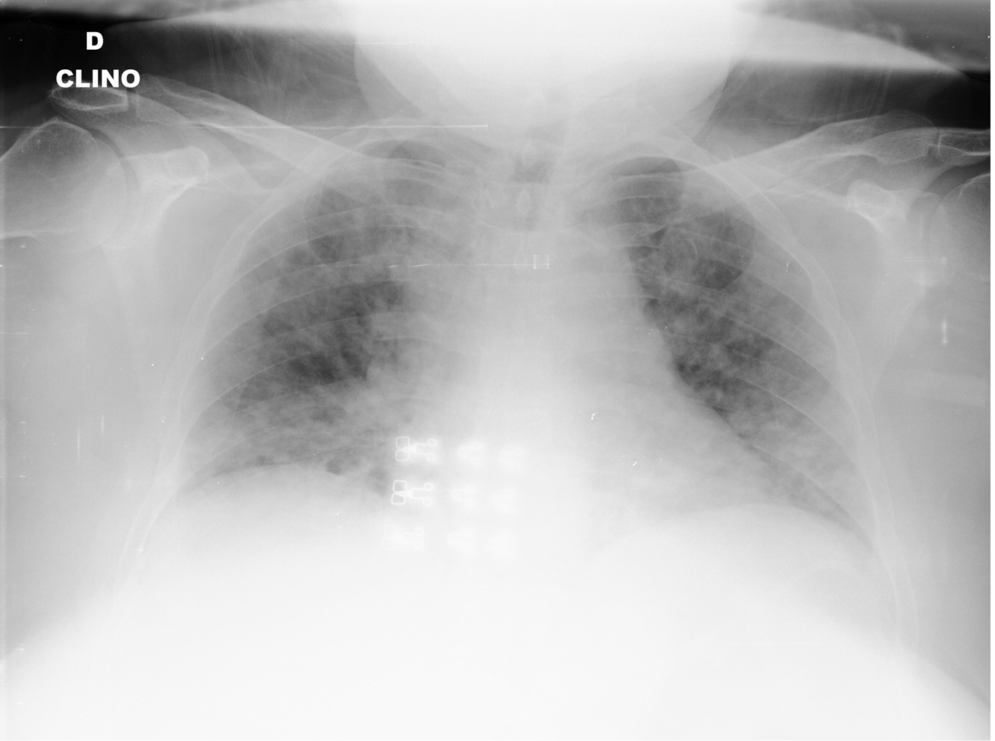
#> input picture dataset_3_classes/train/covid/01E392EE-69F9-4E33-BFCE-E5C968654078.jpeg, 1989 x 1482 px, found by its file name (shown at 1/2 size); its folder holds only this picture in this run
$ jupyter execute --allow-errors COVID.ipynb   (shell and % lines are left out)
#> lines starting #> are read from the running program, lines starting #| are printed output that depends on the picture; after the words box and inside, x2 and y2 are one past the last pixel; in counts of white or black regions, pixels touching at a corner belong together
### Importação das bibliotecas

[cell 1]
import os
import cv2
import matplotlib.pyplot as plt
import numpy as np

### Importação das imagens do diretório

[cell 2]
import imageio.v2 as imageio

[cell 3]
subdirectory_path_covid = r'C:\Users\054181631\Desktop\Pessoal\Pós\Tomografia\dataset_3_classes\train\covid'

criação de uma variável que recebe o caminho da pasta com os arquivos

[cell 4]
import_covid = []
for filename in os.listdir(subdirectory_path_covid): #pegando o arquivo dentro da variável de caminho que informamos antes
    img_path = os.path.join(subdirectory_path_covid, filename) #criando o caminho para cada arquivo dentro da pasta
    img = plt.imread(img_path) #leitura do caminho das imagens, trazendo ela
#> img is the input picture: shape (1482, 1989, 3); min 0, max 255, mean 186.8
    img = cv2.cvtColor(img, cv2.COLOR_RGBA2RGB) #algumas imagens não estão no formato de 3 dimensões de cor, foi necessário realizar a alteração de cores para eliminar a última camada
    if img is not None:
        import_covid.append(img) #adicionando a imagem para uma lista

colocamos as imagens em uma lista, contudo o método escolhido foi plt.imread ao invés de cv2.imread, pois cv2.imread tem limitação de caracteres

[cell 5]
len(import_covid) #número de imagens dentro da lista criada
#> Out = 1

[cell 6]
subdirectory_path_covid_test = r'C:\Users\054181631\Desktop\Pessoal\Pós\Tomografia\dataset_3_classes\test\covid'

[cell 7]
for filename in os.listdir(subdirectory_path_covid_test):
    img_path = os.path.join(subdirectory_path_covid_test, filename)
    img = plt.imread(img_path)
    img = cv2.cvtColor(img, cv2.COLOR_RGBA2RGB)
    if img is not None:
        import_covid.append(img) #realizando a mesma operação de antes mas para as imagens da pasta de teste

[cell 8]
print(f"Original Dimensions : {img.shape}")
#| Original Dimensions : (1482, 1989, 3)

[cell 9]
len(import_covid)
#> Out = 2

[cell 10]
img.shape
#> Out = (1482, 1989, 3)

[cell 11]
img.shape
#> Out = (1482, 1989, 3)

#> (a cell that did not finish here is left out)

[cell 13]
imagem_covid=[]
for i in range(len(import_covid)): #realizando resize das figuras para garantir homogeneização dos tamanhos das arrays
    resized = import_covid[i]
    resized = cv2.resize(import_covid[i], (2000, 1500))
    if resized is not None:
        imagem_covid.append(resized)
#> this loop made 2 passes
#> after the loop, imagem_covid = 2 items

[cell 14]
print(f"Original Dimensions : {imagem_covid[0].shape}")
#| Original Dimensions : (1500, 2000, 3)

[cell 15]
subdirectory_path_normal = r"C:\Users\054181631\Desktop\Pessoal\Pós\Tomografia\dataset_3_classes\train\normal"

[cell 16]
import_normal = []
#> (the rest of this cell did not finish here and is left out)

[cell 17]
len(import_normal)

[cell 18]
subdirectory_path_normal_test = r"C:\Users\054181631\Desktop\Pessoal\Pós\Tomografia\dataset_3_classes\test\normal"

#> (a cell that did not finish here is left out)

[cell 20]
len(import_normal)

[cell 21]
import_covid[0].dtype

#> (a cell that did not finish here is left out)

[cell 23]
imagem_normal=[]
for i in range(len(import_normal)):
    resized = import_normal[i]
    resized = cv2.resize(import_normal[i], (2000, 1500))
    if resized is not None:
        imagem_normal.append(resized)
#> after the loop, imagem_normal = []

[cell 24]
len(imagem_covid)
#> Out = 2

[cell 25]
len(imagem_normal)
#> Out = 0

acima optei por juntar as bases de treino e teste e realizar a separação no final quando o modelo for criado

[cell 26]
# [22 lines left out: function compare, not called in this run]

[cell 27]
# [10 lines left out: function show, not called in this run]

acima fórmulas para comparar imagens e observar

### Transformação das imagens em grayscale

[cell 28]
from skimage.color import rgb2gray
from skimage import data
from skimage.filters import threshold_otsu

[cell 29]
grayed_covid = [] #criação de listas para entrar imagens que passaram pelo processo de se tornarem cinzas
gray_covid = [] #outra lista para as imagens que não passaram pelo processo pois já estavam no formato cinza
for i in range(len(imagem_covid)):
    gray_img_covid = imagem_covid[i]
    try:
        gray_img_covid = rgb2gray(imagem_covid[i])
        if gray_img_covid is not None:
            grayed_covid.append(gray_img_covid)
    except:                                                #a fórmula faz com que as imagens passem pelo processo de ficar cinza
        gray_img_covid = gray_covid.append(gray_img_covid) #caso não se encaixem nisso, força a entrar na lista de imagens que já são cinza
#> after the loop, grayed_covid = 2 items

[cell 30]
len(gray_covid) #tamanho da lista de imagens já cinzas

[cell 31]
len(grayed_covid) #tamanho da lista de imagens acinzentadas
#> Out = 2

[cell 32]
gray_covid.extend(grayed_covid) #adicionando uma lista na outra

[cell 33]
len(gray_covid) #tamanho final
#> Out = 2

[cell 34]
grayed_normal = []
gray_normal = []
for i in range(len(imagem_normal)):
    gray_img_normal = imagem_normal[i]
    try:
        gray_img_normal = rgb2gray(imagem_normal[i])
        if gray_img_normal is not None:
            grayed_normal.append(gray_img_normal)
    except:
        gray_img_normal = gray_normal.append(gray_img_normal)
#> this loop made 0 passes
#> after the loop, grayed_normal = []

[cell 35]
len(grayed_normal)
#> Out = 0

[cell 36]
len(gray_normal)

[cell 37]
gray_normal.extend(grayed_normal)

[cell 38]
len(gray_normal)
#> Out = 0

todas as imagens da pasta de imagens nromais já estavam como gray

[cell 39]
print(len(gray_covid))
#| 2
print(len(gray_normal)) #quantidade em cada lista. Há 69 imagens de covid e 79 normais
#| 0

[cell 40]
binary_covid =[] #criação de uma lista com as imagens onde as imagens cinzas são maiores que o threshold otsu (método adequado para tomografias que são tradicionalmente bicolores)

for i in range(len(gray_covid)):
    binary = (gray_covid[i] > threshold_otsu(gray_covid[i])).astype(int)
    if binary is not None:
        binary_covid.append(binary)
#> this loop made 2 passes
#> pass 1, `binary = (gray_covid[i] > threshold_otsu(gray_covid[i])).astype(int)`:
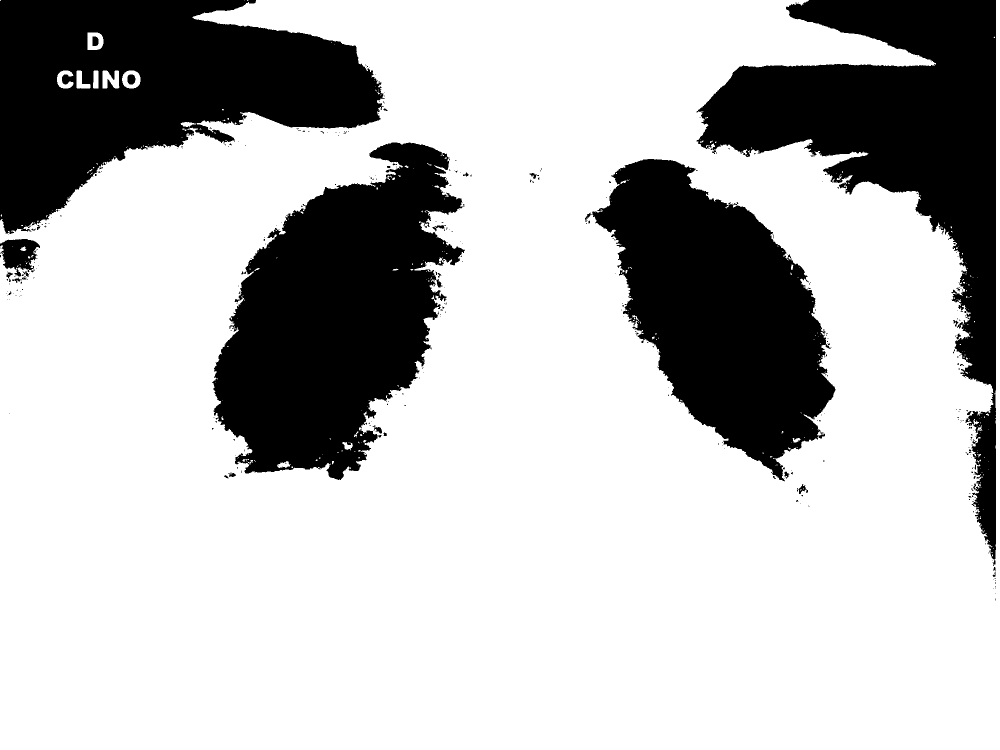
#> binary: shape (1500, 2000) int64 (shown at 1/2 size); values 0 (black) and 1 (white), 73.8% white; 378 black regions (344 under 20 px), largest, box (x1, y1, x2, y2) and area: (0, 0, 769, 468) 203743, (424, 285, 930, 960) 203033, (1393, 0, 1992, 1132) 200887
#> after the loop, binary_covid = 2 items

#> (a cell that did not finish here is left out)

#> (a cell that did not finish here is left out)

#> (a cell that did not finish here is left out)

[cell 44]
binary_normal =[]

for i in range(len(gray_normal)):
    binary = (gray_normal[i] > threshold_otsu(gray_normal[i])).astype(int)
    if binary is not None:
        binary_normal.append(binary)
#> after the loop, binary_normal = []

#> (a cell that did not finish here is left out)

#> (a cell that did not finish here is left out)

#> (a cell that did not finish here is left out)

#> (a cell that did not finish here is left out)

[cell 49]
binary_covid[0].dtype

### Criação de Dataframes

[cell 50]
import pandas as pd

[cell 51]
gray_covid = [img.astype(np.float16) for img in gray_covid] #transformando para float16 pois tive problemas de memória usando na forma tradicional
#> gray_covid = 2 items

[cell 52]
df_covid = pd.DataFrame({'images':gray_covid})  #criação de dataframe das imagens acinzentadas de covid
#> df_covid = table of 2 rows and 1 columns

[cell 53]
df_covid.head()
#> Out = table of 2 rows and 1 columns

[cell 54]
df_covid['classification'] = 'covid' #criando uma coluna que demonstra que todos os itens desse dataframe possuem classsificação de covid

[cell 55]
df_covid.head()
#> Out = table of 2 rows and 2 columns

[cell 56]
df_covid.shape
#> Out = (2, 2)

[cell 57]
gray_normal = [img.astype(np.float16) for img in gray_normal]
#> gray_normal = []

[cell 58]
df_normal = pd.DataFrame({'images':gray_normal}) #criação de dataframe das imagens acinzentadas de normal
#> df_normal = table of 0 rows and 1 columns

[cell 59]
df_normal['classification'] = 'normal'

[cell 60]
df_normal.head()
#> Out = table of 0 rows and 2 columns

[cell 61]
df_normal.shape
#> Out = (0, 2)

[cell 62]
df = pd.concat([df_covid, df_normal], axis=0, ignore_index=True) #junção dos dataframes covid e normal e resetando o index
#> df = table of 2 rows and 2 columns

[cell 63]
df.shape
#> Out = (2, 2)

[cell 64]
df.head()
#> Out = table of 2 rows and 2 columns

[cell 65]
df['images'] = df['images'].apply(lambda x: x / np.max(x)) #normalização das imagens para consumir menos memória

[cell 66]
#from skimage.feature import hog

[cell 67]
# [4 lines of commented-out code are left out]

### Treinamento de modelo

[cell 68]
from sklearn.ensemble import RandomForestClassifier
from sklearn.model_selection import GridSearchCV
from sklearn.preprocessing import LabelEncoder
from sklearn.model_selection import train_test_split
from sklearn.metrics import classification_report
import seaborn as sns
from sklearn.model_selection import RandomizedSearchCV
from scipy.stats import randint

[cell 69]
batch_size = 100
flattened_images = []
for start in range(0, len(df), batch_size):
    end = start + batch_size
    batch = df['images'].iloc[start:end].apply(lambda x: x.flatten())
    flattened_images.extend(batch) #tentei achatar as numpies mas houve problema de memória
#> this loop made 1 pass
#> end on pass 1: 100
#> after the loop, flattened_images = 2 items
                                   #por isso separei em batches e criei uma lista onde os valores achatados serão adicionados na lista

[cell 70]
df['images_flattened'] = flattened_images #adicionando as imagens achatadas como uma coluna do dataframe

[cell 71]
#df['label'] = le.fit_transform(df['classification'])

[cell 72]
le = LabelEncoder()
df['label'] = (df['classification']).map({'covid':1, 'normal':0}) #encoding das labels para funcionamento do modelo

[cell 73]
df.head() #verificação da imagem do dataframe
#> Out = table of 2 rows and 4 columns

[cell 74]
X = np.stack(df['images_flattened'].values) #adiciona uma dimensão na array. Foi a solução encontrada, pois o modelo não estava funcionando antes disso
y = df['label'].values
#> y = [1, 1]

[cell 75]
X_train, X_test, y_train, y_test = train_test_split(X, y, test_size=0.2, random_state=42) #separação em treino e teste
#> y_train = [1]; y_test = [1]

[cell 76]
print(X.shape)
#| (2, 3000000)
print(X_train.shape) #verificação se os tamanhos foram separados adequadamente
#| (1, 3000000)

$ run again, on dataset_3_classes/train/covid/1-s2.0-S1684118220300608-main.pdf-001.jpg
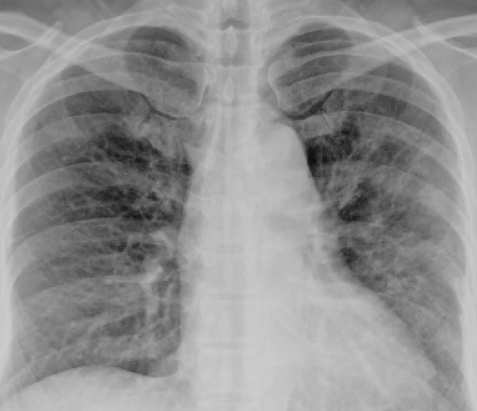
#> input picture dataset_3_classes/train/covid/1-s2.0-S1684118220300608-main.pdf-001.jpg, 477 x 411 px, found by its file name
#> img is the input picture: shape (411, 477, 3); min 10, max 206, mean 143.9
#> `len(import_covid)`: Out = 1
#| Original Dimensions : (411, 477, 3)
#> `len(import_covid)`: Out = 2
#> the loop `for i in range(len(import_covid)):` made 2 passes
#> pass 1, `resized = cv2.resize(import_covid[i], (2000, 1500))`:
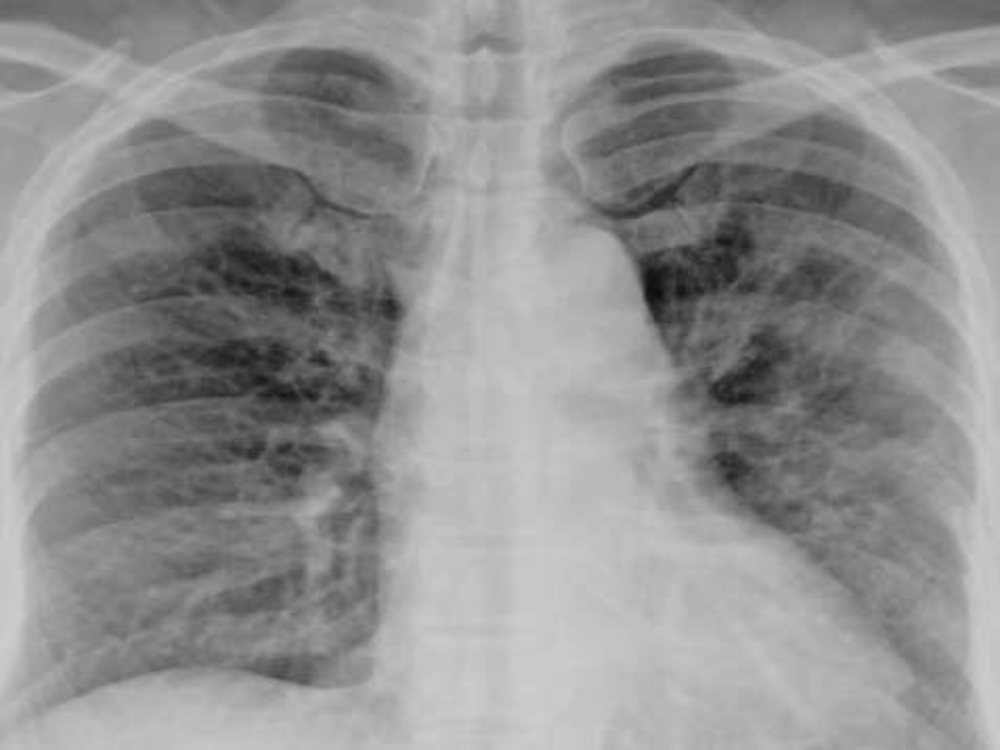
#> resized: shape (1500, 2000, 3) (shown at 1/2 size); min 10, max 206, mean 143.8
#> after the loop `for i in range(len(import_covid)):`: imagem_covid = 2 items
#| Original Dimensions : (1500, 2000, 3)
#> after the loop `for i in range(len(import_normal)):`: imagem_normal = []
#> `len(imagem_covid)`: Out = 2
#> `len(imagem_normal)`: Out = 0
#> the loop `for i in range(len(imagem_covid)):` made 2 passes
#> after the loop `for i in range(len(imagem_covid)):`: grayed_covid = 2 items
#> `len(grayed_covid)`: Out = 2
#> after the loop `for i in range(len(imagem_normal)):`: grayed_normal = []
#> `len(grayed_normal)`: Out = 0
#| 2
#| 0
#> the loop `for i in range(len(gray_covid)):` made 2 passes
#> pass 1, `binary = (gray_covid[i] > threshold_otsu(gray_covid[i])).astype(int)`:
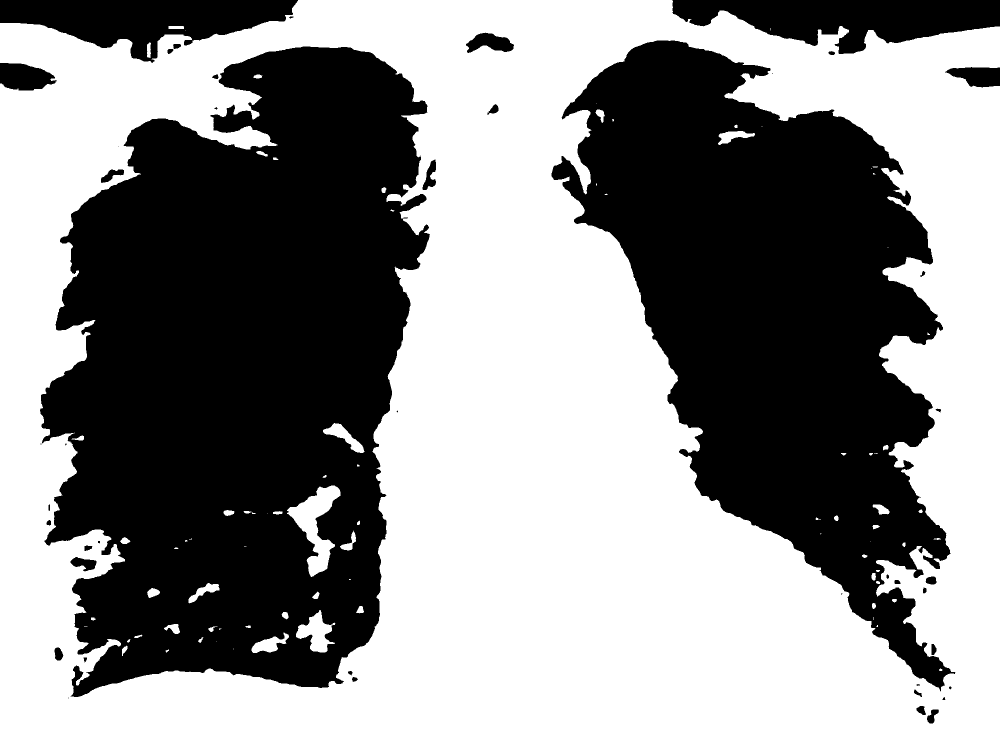
#> binary: shape (1500, 2000) int64 (shown at 1/2 size); values 0 (black) and 1 (white), 55.5% white; 45 black regions (10 under 20 px), largest, box (x1, y1, x2, y2) and area: (80, 93, 860, 1394) 720410, (1103, 81, 1911, 1383) 516333, (1345, 0, 2000, 108) 42545
#> after the loop `for i in range(len(gray_covid)):`: binary_covid = 2 items
#> after the loop `for i in range(len(gray_normal)):`: binary_normal = []
#> gray_covid = 2 items
#> df_covid = table of 2 rows and 1 columns
#> `df_covid.head()`: Out = table of 2 rows and 2 columns
#> gray_normal = []
#> df_normal = table of 0 rows and 1 columns
#> `df_normal.head()`: Out = table of 0 rows and 2 columns
#> df = table of 2 rows and 2 columns
#> the loop `for start in range(0, len(df), batch_size):` made 1 pass
#> end on pass 1: 100
#> after the loop `for start in range(0, len(df), batch_size):`: flattened_images = 2 items
#> `df.head()`: Out = table of 2 rows and 4 columns
#> y = [1, 1]
#> y_train = [1]
#| (2, 3000000)
#| (1, 3000000)

$ run again, on dataset_3_classes/train/covid/1-s2.0-S1684118220300608-main.pdf-002.jpg
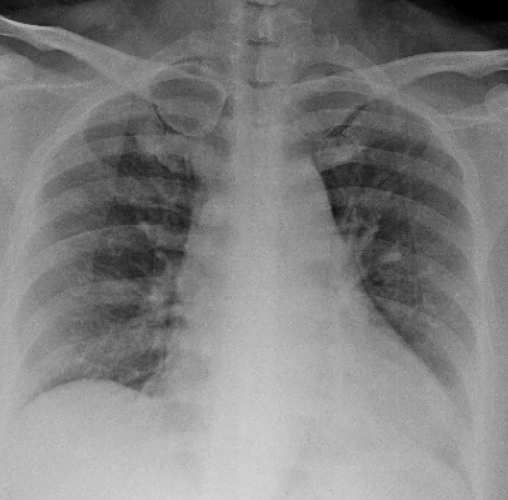
#> input picture dataset_3_classes/train/covid/1-s2.0-S1684118220300608-main.pdf-002.jpg, 508 x 500 px, found by its file name
#> img is the input picture: shape (500, 508, 3); min 0, max 212, mean 128.5
#> `len(import_covid)`: Out = 1
#| Original Dimensions : (500, 508, 3)
#> `len(import_covid)`: Out = 2
#> the loop `for i in range(len(import_covid)):` made 2 passes
#> pass 1, `resized = cv2.resize(import_covid[i], (2000, 1500))`:
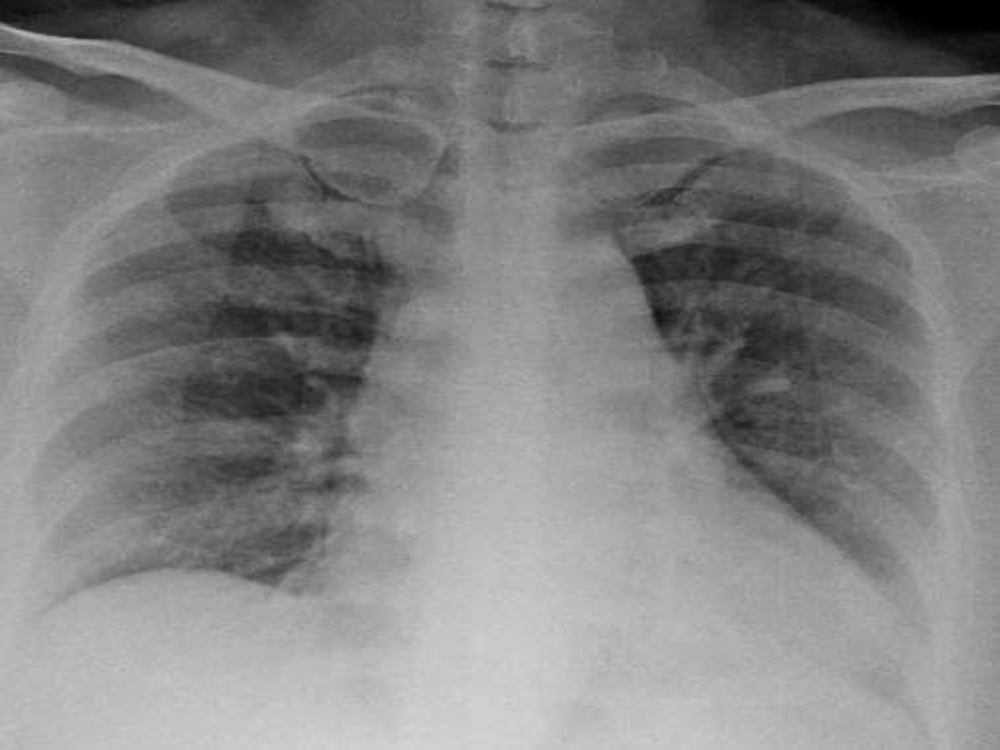
#> resized: shape (1500, 2000, 3) (shown at 1/2 size); min 0, max 212, mean 128.5
#> after the loop `for i in range(len(import_covid)):`: imagem_covid = 2 items
#| Original Dimensions : (1500, 2000, 3)
#> after the loop `for i in range(len(import_normal)):`: imagem_normal = []
#> `len(imagem_covid)`: Out = 2
#> `len(imagem_normal)`: Out = 0
#> the loop `for i in range(len(imagem_covid)):` made 2 passes
#> after the loop `for i in range(len(imagem_covid)):`: grayed_covid = 2 items
#> `len(grayed_covid)`: Out = 2
#> after the loop `for i in range(len(imagem_normal)):`: grayed_normal = []
#> `len(grayed_normal)`: Out = 0
#| 2
#| 0
#> the loop `for i in range(len(gray_covid)):` made 2 passes
#> pass 1, `binary = (gray_covid[i] > threshold_otsu(gray_covid[i])).astype(int)`:
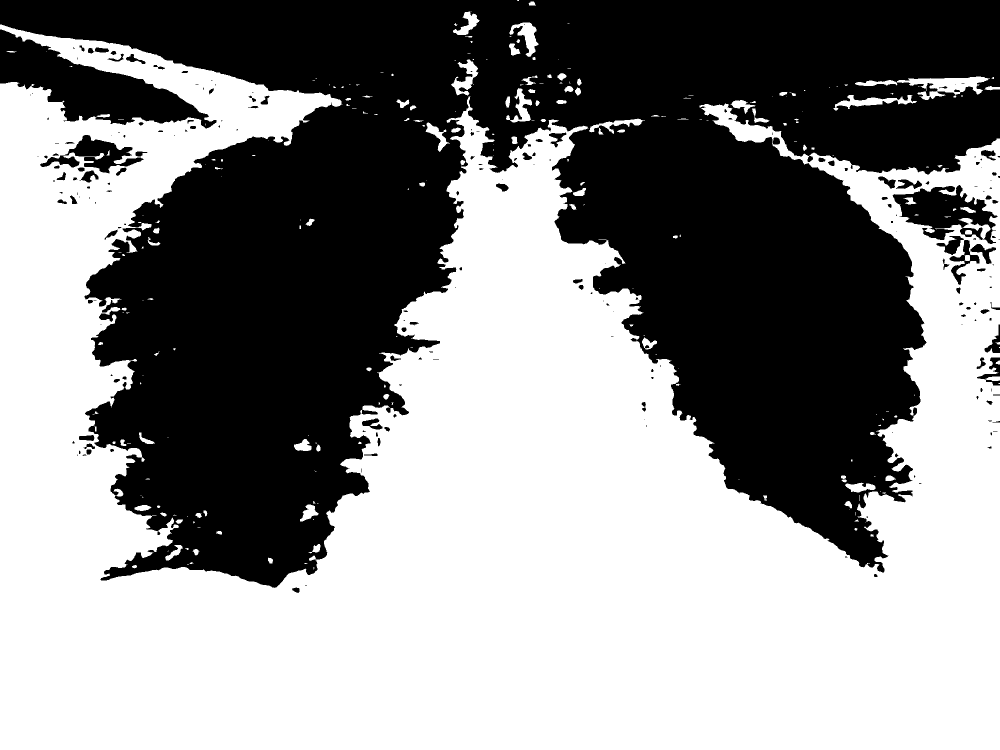
#> binary: shape (1500, 2000) int64 (shown at 1/2 size); values 0 (black) and 1 (white), 54.6% white; 208 black regions (98 under 20 px), largest, box (x1, y1, x2, y2) and area: (0, 0, 2000, 1176) 1292985, (0, 59, 434, 257) 34414, (1785, 370, 1995, 488) 12379
#> after the loop `for i in range(len(gray_covid)):`: binary_covid = 2 items
#> after the loop `for i in range(len(gray_normal)):`: binary_normal = []
#> gray_covid = 2 items
#> df_covid = table of 2 rows and 1 columns
#> `df_covid.head()`: Out = table of 2 rows and 2 columns
#> gray_normal = []
#> df_normal = table of 0 rows and 1 columns
#> `df_normal.head()`: Out = table of 0 rows and 2 columns
#> df = table of 2 rows and 2 columns
#> the loop `for start in range(0, len(df), batch_size):` made 1 pass
#> end on pass 1: 100
#> after the loop `for start in range(0, len(df), batch_size):`: flattened_images = 2 items
#> `df.head()`: Out = table of 2 rows and 4 columns
#> y = [1, 1]
#> y_train = [1]
#| (2, 3000000)
#| (1, 3000000)
